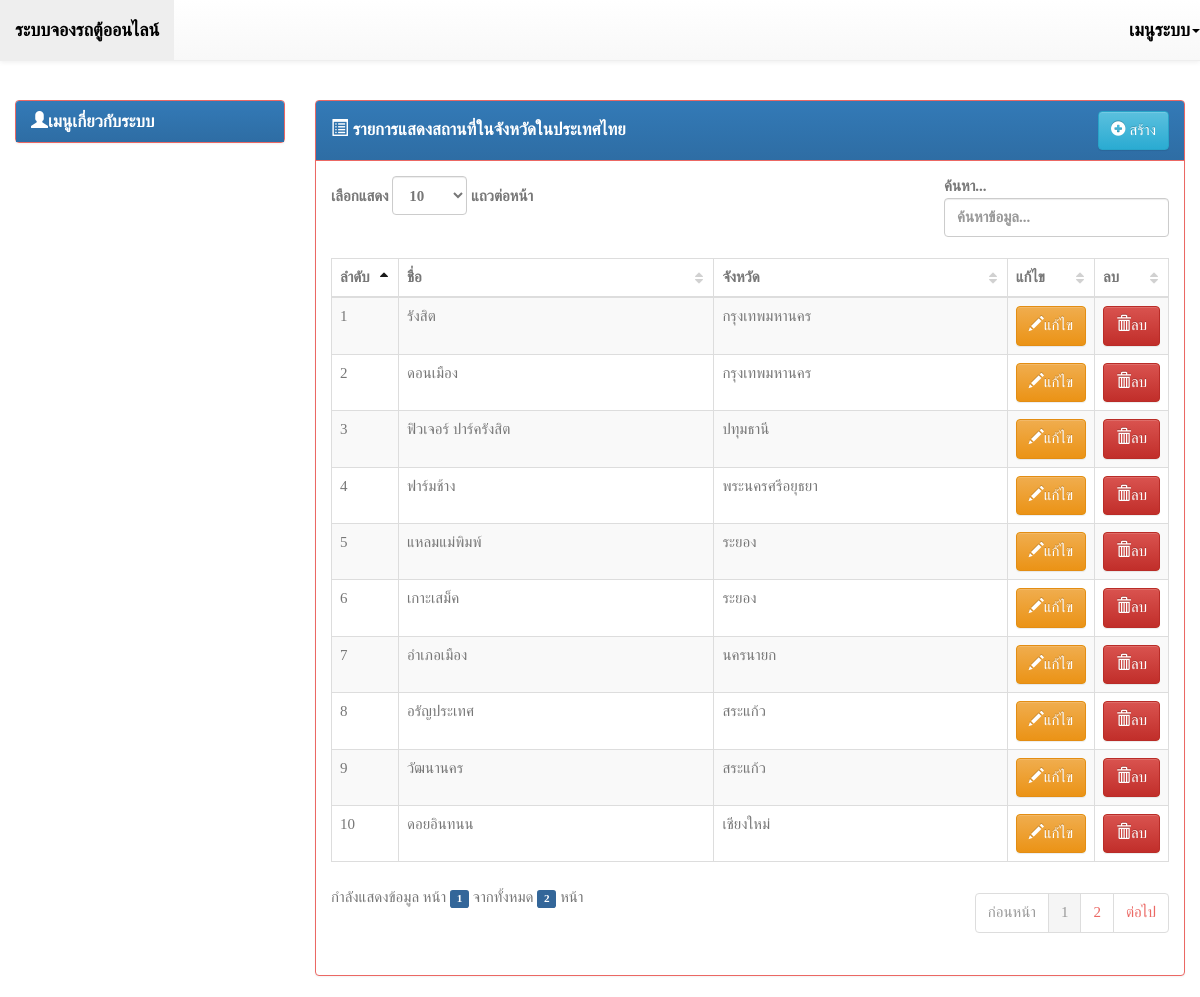
The app's page /backend/index.php?page=list-province_place with its own data.
### tables this page shows
CREATE TABLE IF NOT EXISTS `province_place` (
`pvp_id` int(11) NOT NULL,
  `pvp_name` varchar(255) NOT NULL,
  `pv_id` int(11) NOT NULL COMMENT 'รหัสจังหวัด',
  `pvp_updatedate` date NOT NULL,
  `pvp_updateby` int(11) NOT NULL
);

CREATE TABLE IF NOT EXISTS `province` (
`pv_id` int(11) NOT NULL,
  `pv_name` varchar(150) NOT NULL,
  `pv_updatedate` date NOT NULL,
  `pv_updateby` int(5) NOT NULL
);

### mysql_con/PDOMysql.php (called while the page is built, shortened)
<?php
class PDOMysql {
    private static $DSN = "mysql:host=localhost;dbname=db_van";
    private static $USERNAME = "root";
    private static $PASSWORD = "";
    private static $OPTIONS = array(
        PDO::MYSQL_ATTR_INIT_COMMAND => 'SET NAMES utf8',
    );
    public $conn = null;
    public function open() {
        try {
            $this->conn = new PDO(self::$DSN, self::$USERNAME, self::$PASSWORD, self::$OPTIONS);
        } catch (PDOException $e) {
            print "Error!: " . $e->getMessage() . "<br/>";
            die();
        }
        return $this->conn;
    }
}

### backend/list-province_place.php (the view)
<?php include '../mysql_con/PDOMysql.php'; ?>
<div class="panel panel-primary">
    <div class="panel-heading clearfix">
        <h4 class="panel-title pull-left" style="padding-top: 7.5px;">
            <i class="glyphicon glyphicon-list-alt"></i> รายการแสดงสถานที่ในจังหวัดในประเทศไทย
        </h4>
        <div class="btn-group pull-right">
            <a href="index.php?page=form-province_place" class="btn btn-info">
                <i class="glyphicon glyphicon-plus-sign"></i> สร้าง
            </a>
        </div>
    </div>
    <div class="panel-body">
        <table class="table table-striped table-bordered dataTable dt-responsive">
            <thead>
                <tr>
                    <th>ลำดับ</th>
                    <th>ชื่อ</th>
                    <th>จังหวัด</th>
                    <th>แก้ไข</th>
                    <th>ลบ</th>
                </tr>
            </thead>
            <tbody>
                <?php
                $pdo = new PDOMysql();
                $pdo->conn = $pdo->open();
                $sql = 'SELECT * FROM province_place pvp ';
                $sql .= ' LEFT JOIN province pv ON pv.pv_id = pvp.pv_id ';
                $sql .= ' ORDER BY pvp.pv_id ASC';
                $stmt = $pdo->conn->prepare($sql);
                $stmt->execute();
                $result = $stmt->fetchAll(PDO::FETCH_OBJ);
                ?>
                <?php foreach ($result as $key => $value) { ?>
                    <tr>
                        <td style="width: 8%;"><?= ($key + 1) ?></td>
                        <td><?= $value->pvp_name ?></td>
                        <td><?= $value->pv_name ?></td>
                        <td style="width: 8%;">
                            <a href="index.php?page=form-province_place&id=<?= $value->pvp_id ?>" class="btn btn-warning">
                                <i class="glyphicon glyphicon-pencil"></i>แก้ไข
                            </a>
                        </td>
                        <td style="width: 8%;">
                            <button type="button" class="btn btn-danger" onclick="delete_data(<?= $value->pvp_id ?>, '../actionDb/province_place.php?action=delete')">
                                <i class="glyphicon glyphicon-trash"></i>ลบ
                            </button>
                        </td>
                    </tr>
                <?php } ?>
            </tbody>
        </table>
    </div>
</div>

### assets/datatables/dataTables.css (style rules this page uses)
.dataTables_wrapper table { margin-top:10px; }
table.table { clear: both; margin-bottom: 10px !important; max-width: none !important; }
table.table thead .sorting, table.table thead .sorting_asc, table.table thead .sorting_desc, table.table thead .sorting_asc_disabled, table.table thead .sorting_desc_disabled { cursor: pointer; *cursor: hand; }
table.table thead .sorting { background: url('images/sort_both.png') no-repeat center right; }
table.table thead .sorting_asc { background: url('images/sort_asc.png') no-repeat center right; }

### records on screen
province_place: pvp_name "รังสิต", pv.pv_name "กรุงเทพมหานคร"
province_place: pvp_name "ดอนเมือง", pv.pv_name "กรุงเทพมหานคร"
province_place: pvp_name "ฟิวเจอร์ ปาร์ครังสิต", pv.pv_name "ปทุมธานี"
province_place: pvp_name "ฟาร์มช้าง", pv.pv_name "พระนครศรีอยุธยา"
province_place: pvp_name "แหลมแม่พิมพ์", pv.pv_name "ระยอง"
province_place: pvp_name "เกาะเสม็ค", pv.pv_name "ระยอง"
province_place: pvp_name "อำเภอเมือง", pv.pv_name "นครนายก"
province_place: pvp_name "อรัญประเทศ", pv.pv_name "สระแก้ว"
province_place: pvp_name "วัฒนานคร", pv.pv_name "สระแก้ว"
province_place: pvp_name "ดอยอินทนน", pv.pv_name "เชียงใหม่"
